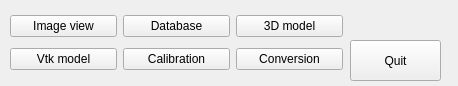
<?xml version="1.0" encoding="UTF-8"?>
<ui version="4.0">
 <class>Controlpanel</class>
 <widget class="QDialog" name="Controlpanel">
  <property name="geometry">
   <rect>
    <x>0</x>
    <y>0</y>
    <width>458</width>
    <height>86</height>
   </rect>
  </property>
  <property name="windowTitle">
   <string>Dialog</string>
  </property>
  <widget class="QPushButton" name="quitButton">
   <property name="geometry">
    <rect>
     <x>350</x>
     <y>40</y>
     <width>91</width>
     <height>41</height>
    </rect>
   </property>
   <property name="text">
    <string>Quit</string>
   </property>
   <property name="autoDefault">
    <bool>false</bool>
   </property>
  </widget>
  <widget class="QWidget" name="layoutWidget">
   <property name="geometry">
    <rect>
     <x>10</x>
     <y>10</y>
     <width>333</width>
     <height>66</height>
    </rect>
   </property>
   <layout class="QGridLayout" name="gridLayout">
    <item row="0" column="0">
     <widget class="QPushButton" name="showImageButton">
      <property name="text">
       <string>Image view</string>
      </property>
      <property name="autoDefault">
       <bool>false</bool>
      </property>
     </widget>
    </item>
    <item row="0" column="1">
     <widget class="QPushButton" name="showDBButton">
      <property name="text">
       <string>Database</string>
      </property>
      <property name="autoDefault">
       <bool>false</bool>
      </property>
     </widget>
    </item>
    <item row="0" column="2">
     <widget class="QPushButton" name="showModelButton">
      <property name="text">
       <string>3D model</string>
      </property>
      <property name="autoDefault">
       <bool>false</bool>
      </property>
     </widget>
    </item>
    <item row="1" column="0">
     <widget class="QPushButton" name="showVtkButton">
      <property name="text">
       <string>Vtk model</string>
      </property>
      <property name="autoDefault">
       <bool>false</bool>
      </property>
     </widget>
    </item>
    <item row="1" column="1">
     <widget class="QPushButton" name="showCaliButton">
      <property name="text">
       <string>Calibration</string>
      </property>
      <property name="autoDefault">
       <bool>false</bool>
      </property>
     </widget>
    </item>
    <item row="1" column="2">
     <widget class="QPushButton" name="showConversionButton">
      <property name="text">
       <string>Conversion</string>
      </property>
      <property name="autoDefault">
       <bool>false</bool>
      </property>
     </widget>
    </item>
   </layout>
  </widget>
 </widget>
 <tabstops>
  <tabstop>showImageButton</tabstop>
  <tabstop>showDBButton</tabstop>
  <tabstop>showModelButton</tabstop>
  <tabstop>showVtkButton</tabstop>
  <tabstop>showCaliButton</tabstop>
  <tabstop>quitButton</tabstop>
 </tabstops>
 <resources/>
 <connections/>
</ui>
